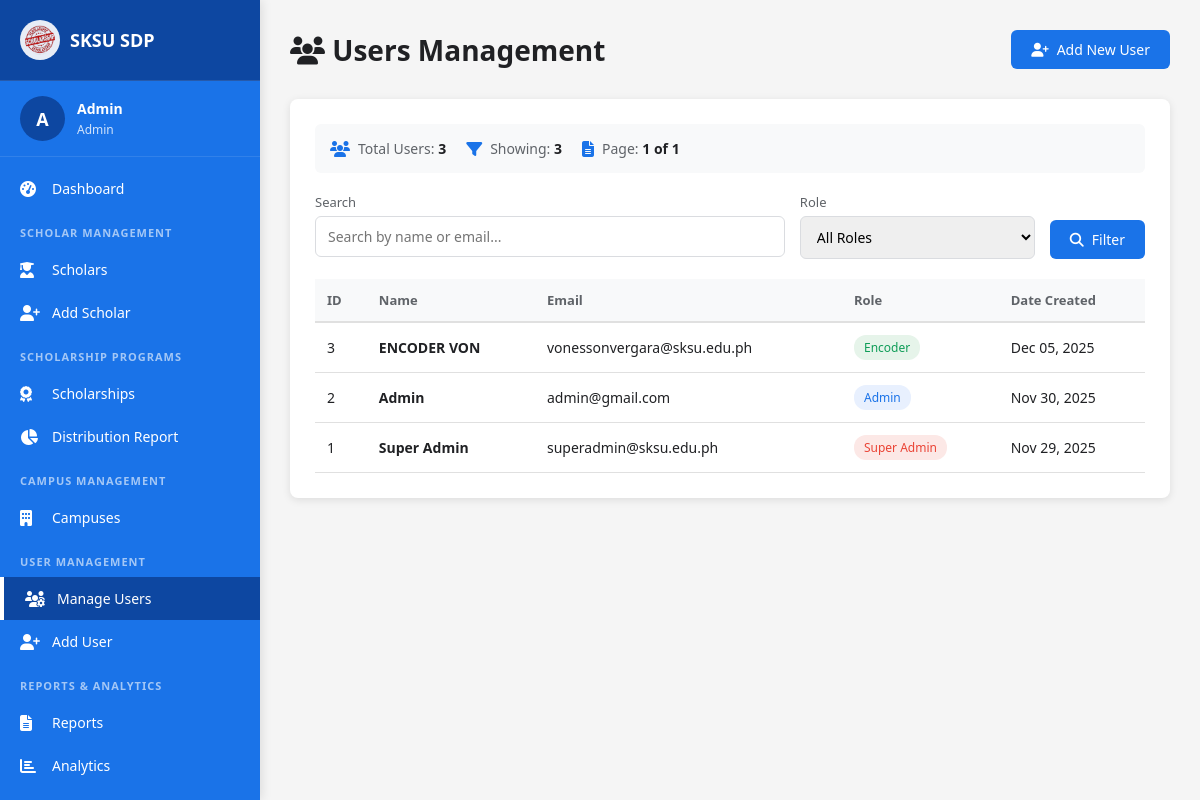
The app's page /Admin/users.php (signed in) with its own data.
### tables this page shows
CREATE TABLE `users` (
  `id` int(11) NOT NULL,
  `name` varchar(150) DEFAULT NULL,
  `email` varchar(150) DEFAULT NULL,
    `password` varchar(255) DEFAULT NULL,
    `profile_photo` varchar(255) DEFAULT NULL,
  `role` enum('super_admin','admin','encoder') NOT NULL,
  `created_at` timestamp NOT NULL DEFAULT current_timestamp()
);

### Admin/users.php (the view, shortened to what this page needs)
<?php
include '../conn.php';
$limit = 20;
$page = isset($_GET['page']) ? (int)$_GET['page'] : 1;
$offset = ($page - 1) * $limit;
$search = isset($_GET['search']) ? $_GET['search'] : '';
$where = [];
$params = [];
$types = '';
$where_clause = count($where) > 0 ? 'WHERE ' . implode(' AND ', $where) : '';
$count_query = "SELECT COUNT(*) as total FROM users $where_clause";
$stmt = $conn->prepare($count_query);
$stmt->execute();
$total_records = $stmt->get_result()->fetch_assoc()['total'];
$total_pages = ceil($total_records / $limit);
$query = "SELECT * FROM users $where_clause ORDER BY created_at DESC LIMIT ? OFFSET ?";
$stmt = $conn->prepare($query);
$params[] = $limit;
$params[] = $offset;
$types .= 'ii';
$stmt->bind_param($types, ...$params);
$stmt->execute();
$users = $stmt->get_result();
?>
<!DOCTYPE html>
<html lang="en">
<head>
    <link rel="stylesheet" href="https://cdnjs.cloudflare.com/ajax/libs/font-awesome/6.4.0/css/all.min.css">
</head>
<body>
    <?php include '../sidebars/adminSB.php'; ?>
    <div class="main-content">
        <div class="page-header">
            <h1><i class="fas fa-users"></i> Users Management</h1>
            <a href="add-user.php" class="btn btn-primary">
                <i class="fas fa-user-plus"></i> Add New User
            </a>
        </div>
        <div class="card">
            <div class="stats-bar">
                <div class="stat-item">
                    <i class="fas fa-users"></i>
                    <span>Total Users: <strong><?php echo number_format($total_records); ?></strong></span>
                </div>
                <div class="stat-item">
                    <i class="fas fa-filter"></i>
                    <span>Showing: <strong><?php echo number_format($users->num_rows); ?></strong></span>
                </div>
                <div class="stat-item">
                    <i class="fas fa-file-alt"></i>
                    <span>Page: <strong><?php echo $page; ?> of <?php echo $total_pages; ?></strong></span>
                </div>
            </div>
            <form method="GET" action="">
                <div class="filters">
                    <div class="filter-group">
                        <label for="search">Search</label>
                        <input type="text" id="search" name="search" placeholder="Search by name or email..." value="<?php echo htmlspecialchars($search); ?>">
                    </div>
                    <div class="filter-group">
                        <label for="role">Role</label>
                        <select id="role" name="role">
                            <option value="">All Roles</option>
                        </select>
                    </div>
                    <div class="filter-group" style="justify-content: flex-end;">
                        <label>&nbsp;</label>
                        <button type="submit" class="btn btn-primary">
                            <i class="fas fa-search"></i> Filter
                        </button>
                    </div>
                </div>
            </form>
            <div class="table-wrapper">
                <table>
                    <thead>
                        <tr>
                            <th>ID</th>
                            <th>Name</th>
                            <th>Email</th>
                            <th>Role</th>
                            <th>Date Created</th>
                        </tr>
                    </thead>
                    <tbody>
                        <?php if ($users->num_rows > 0): ?>
                            <?php while ($user = $users->fetch_assoc()): ?>
                                <tr>
                                    <td><?php echo $user['id']; ?></td>
                                    <td><strong><?php echo htmlspecialchars($user['name']); ?></strong></td>
                                    <td><?php echo htmlspecialchars($user['email']); ?></td>
                                    <td>
                                        <?php if ($user['role'] == 'super_admin'): ?>
                                            <span class="badge badge-super">Super Admin</span>
                                        <?php elseif ($user['role'] == 'admin'): ?>
                                            <span class="badge badge-admin">Admin</span>
                                        <?php else: ?>
                                            <span class="badge badge-encoder">Encoder</span>
                                        <?php endif; ?>
                                    </td>
                                    <td><?php echo date('M d, Y', strtotime($user['created_at'])); ?></td>
                                </tr>
                            <?php endwhile; ?>
                        <?php endif; ?>
                    </tbody>
                </table>
            </div>
        </div>
    </div>
</body>
</html>

### Admin/users.php (style rules this page uses)
* { margin: 0; padding: 0; box-sizing: border-box; font-family: 'Segoe UI', Tahoma, Geneva, Verdana, sans-serif; }
body { background-color: #f5f5f5; }
.main-content { margin-left: 260px; padding: 30px; min-height: 100vh; }
.page-header { display: flex; justify-content: space-between; align-items: center; margin-bottom: 30px; }
.page-header h1 { font-size: 28px; color: #202124; }
.btn { padding: 10px 20px; border-radius: 6px; text-decoration: none; font-weight: 500; transition: all 0.3s ease; border: none; cursor: pointer; font-size: 14px; display: inline-flex; align-items: center; gap: 8px; }
.btn-primary { background: #1a73e8; color: white; }
.card { background: white; border-radius: 8px; box-shadow: 0 2px 8px rgba(0, 0, 0, 0.1); padding: 25px; }
.filters { display: grid; grid-template-columns: 2fr 1fr auto; gap: 15px; margin-bottom: 20px; }
.filter-group { display: flex; flex-direction: column; gap: 5px; }
.filter-group label { font-size: 13px; color: #5f6368; font-weight: 500; }
.filter-group input, .filter-group select { padding: 10px 12px; border: 1px solid #dadce0; border-radius: 6px; font-size: 14px; transition: border-color 0.3s ease; }
.table-wrapper { overflow-x: auto; }
table { width: 100%; border-collapse: collapse; }
table th { background: #f8f9fa; padding: 12px; text-align: left; font-size: 13px; color: #5f6368; font-weight: 600; border-bottom: 2px solid #e0e0e0; white-space: nowrap; }
table td { padding: 12px; font-size: 14px; color: #202124; border-bottom: 1px solid #e0e0e0; }
.badge { display: inline-block; padding: 4px 10px; border-radius: 12px; font-size: 12px; font-weight: 500; }
.badge-admin { background: #e8f0fe; color: #1a73e8; }
.badge-super { background: #fce8e6; color: #ea4335; }
.badge-encoder { background: #e6f4ea; color: #0f9d58; }
.stats-bar { display: flex; gap: 20px; margin-bottom: 20px; padding: 15px; background: #f8f9fa; border-radius: 6px; }
.stat-item { display: flex; align-items: center; gap: 8px; }
.stat-item i { color: #1a73e8; }
.stat-item span { font-size: 14px; color: #5f6368; }
.stat-item strong { color: #202124; }

### sidebars/adminSB.php (style rules this page uses)
:root { --sidebar-bg: #1a73e8; --sidebar-hover: #1557b0; --sidebar-active: #0d47a1; --sidebar-text: #ffffff; --sidebar-width: 260px; }

### records on screen
users: id "3", name "ENCODER VON", email "vonessonvergara@sksu.edu.ph", role "Encoder", created_at "Dec 05, 2025"
users: id "2", name "Admin", email "admin@gmail.com", role "Admin", created_at "Nov 30, 2025"
users: id "1", name "Super Admin", email "superadmin@sksu.edu.ph", role "Super Admin", created_at "Nov 29, 2025"

### other values on screen
substr($_SESSION['name'], 0, 1) "A"
$_SESSION['name'] "Admin"
$total_records "3"
$users->num_rows "3"
$page "1"
$total_pages "1"
